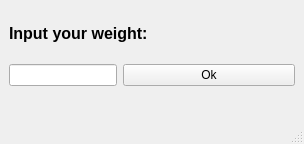
<?xml version="1.0" encoding="UTF-8"?>
<ui version="4.0">
 <class>InputWindow</class>
 <widget class="QMainWindow" name="InputWindow">
  <property name="geometry">
   <rect>
    <x>0</x>
    <y>0</y>
    <width>304</width>
    <height>144</height>
   </rect>
  </property>
  <property name="windowTitle">
   <string>InputWeight</string>
  </property>
  <widget class="QWidget" name="centralwidget">
   <layout class="QVBoxLayout" name="verticalLayout">
    <item>
     <widget class="QLabel" name="label">
      <property name="font">
       <font>
        <pointsize>12</pointsize>
        <weight>75</weight>
        <bold>true</bold>
       </font>
      </property>
      <property name="text">
       <string>Input your weight:</string>
      </property>
     </widget>
    </item>
    <item>
     <layout class="QFormLayout" name="formLayout">
      <item row="0" column="0">
       <widget class="QLineEdit" name="lineEdit"/>
      </item>
      <item row="0" column="1">
       <widget class="QPushButton" name="pushButton">
        <property name="text">
         <string>Ok</string>
        </property>
       </widget>
      </item>
     </layout>
    </item>
   </layout>
  </widget>
  <widget class="QStatusBar" name="statusbar"/>
 </widget>
 <resources/>
 <connections/>
</ui>
